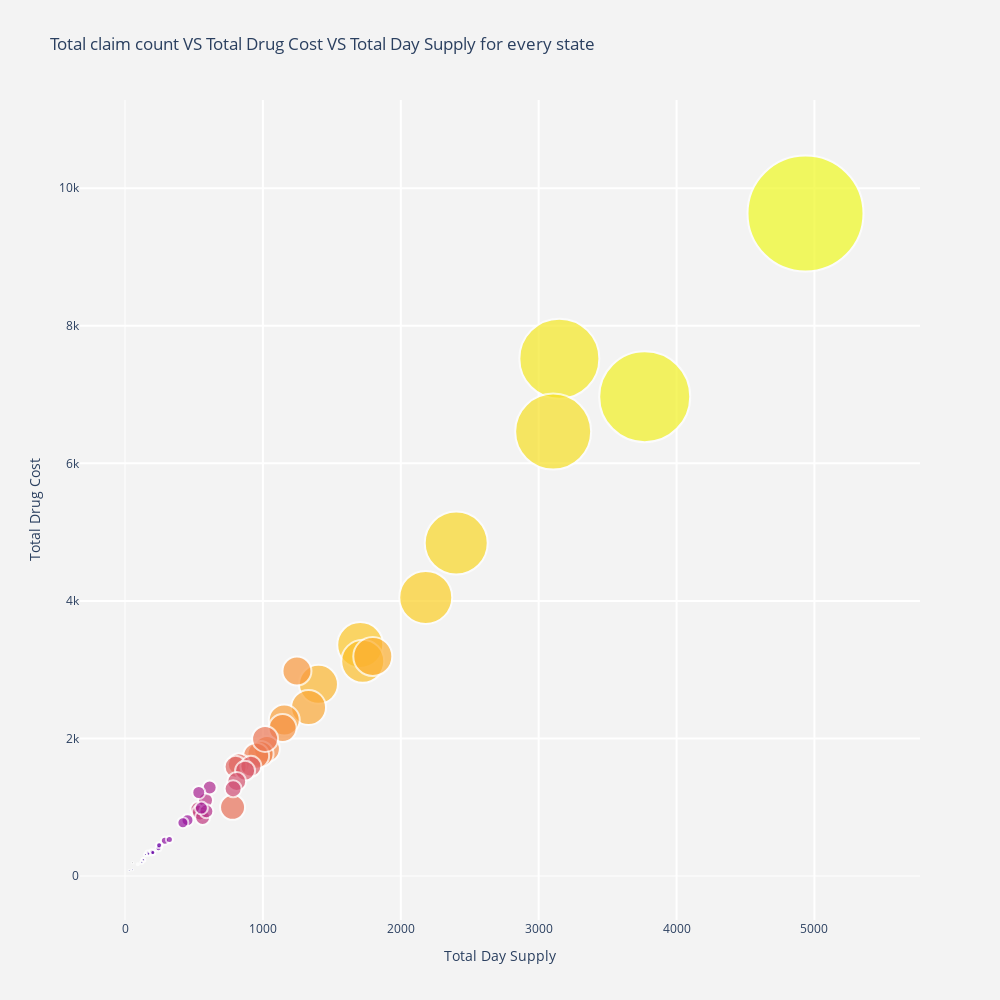

Source (notebook cell):
### Code cell
trace1 = go.Scatter(
    x=response7.total_day_supply_millions,
    y=response7.total_drug_cost_millions,
    mode='markers',
    text=response7.state,
    marker=dict(
        color=list(reversed([i*11 for i in range(200,251)])),
        size=response7.total_claim_count_millions,
        line=dict(
            width=2
        ),
    )
)
data = [trace1]

layout = go.Layout(
    autosize=False,
    width=1000,
    height=1000,
    title='Total claim count VS Total Drug Cost VS Total Day Supply for every state',
    xaxis=dict(
        title='Total Day Supply',
        gridcolor='rgb(255, 255, 255)',
        zerolinewidth=1,
        ticklen=5,
        gridwidth=2,
    ),
    yaxis=dict(
        title='Total Drug Cost',
        gridcolor='rgb(255, 255, 255)',
        zerolinewidth=1,
        ticklen=5,
        gridwidth=2,
    ),
    paper_bgcolor='rgb(243, 243, 243)',
    plot_bgcolor='rgb(243, 243, 243)',
)

fig = go.Figure(data=data, layout=layout)
iplot(fig, filename='scatter-colorscale')

### Figure 1 — Plotly figure (JSON) as saved in the notebook; plotly's stock layout.template omitted (floating-point values rounded to 4 significant figures)
{"data": [{"marker": {"color": [2750, 2739, 2728, 2717, 2706, 2695, 2684, 2673, 2662, 2651, 2640, 2629, 2618, 2607, 2596, 2585, 2574, 2563, 2552, 2541, 2530, 2519, 2508, 2497, 2486, 2475, 2464, 2453, 2442, 2431, 2420, 2409, 2398, 2387, 2376, 2365, 2354, 2343, 2332, 2321, 2310, 2299, 2288, 2277, 2266, 2255, 2244, 2233, 2222, 2211, 2200], "line": {"width": 2}, "size": [116, 91, 80, 76, 63, 53, 46, 43, 39, 39, 35, 31, 29, 28, 26, 26, 26, 26, 25, 22, 22, 21, 20, 19, 17, 16, 16, 15, 15, 14, 14, 13, 13, 12, 11, 8, 7, 6, 6, 6, 6, 5, 4, 4, 4, 3, 3, 3, 2, 1, 1, 1, 0, 0, 0, 0, 0, 0, 0, 0, 0]}, "mode": "markers", "text": ["CA", "FL", "NY", "TX", "PA", "OH", "NC", "IL", "GA", "MI", "TN", "MO", "NJ", "IN", "VA", "AL", "KY", "MA", "PR", "SC", "LA", "WI", "AZ", "WA", "MN", "MS", "AR", "IA", "OK", "OR", "MD", "CT", "CO", "KS", "WV", "NE", "NV", "ME", "RI", "NM", "UT", "ID", "HI", "SD", "NH", "DE", "MT", "ND", "VT", "WY", "AK", "DC", "MP", "AS", "GU", "ZZ", "AE", "VI", "AA", "AP", "XX"], "x": [4935, 3769, 3150, 3105, 2402, 2181, 1706, 1724, 1403, 1797, 1331, 1155, 1247, 1143, 1029, 983, 951, 1016, 780, 825, 802, 913, 871, 810, 784, 533, 544, 563, 584, 590, 614, 535, 554, 453, 420, 289, 322, 251, 195, 243, 247, 202, 164, 133, 169, 149, 133, 122, 93, 55, 30, 56, 0, 0, 3, 1, 0, 6, 0, 0, 0], "y": [9633, 6970, 7522, 6462, 4842, 4051, 3358, 3121, 2787, 3193, 2450, 2267, 2980, 2151, 1845, 1774, 1750, 1993, 998, 1625, 1587, 1595, 1531, 1374, 1269, 972, 925, 852, 1100, 941, 1286, 1214, 988, 812, 775, 513, 530, 445, 345, 403, 446, 341, 342, 233, 322, 314, 235, 199, 171, 90, 79, 193, 0, 0, 3, 2, 0, 9, 0, 0, 0], "type": "scatter"}], "layout": {"autosize": false, "height": 1000, "paper_bgcolor": "rgb(243, 243, 243)", "plot_bgcolor": "rgb(243, 243, 243)", "title": {"text": "Total claim count VS Total Drug Cost VS Total Day Supply for every state"}, "width": 1000, "xaxis": {"gridcolor": "rgb(255, 255, 255)", "gridwidth": 2, "ticklen": 5, "title": {"text": "Total Day Supply"}, "zerolinewidth": 1, "type": "linear", "range": [-326.3, 5765.0], "autorange": true}, "yaxis": {"gridcolor": "rgb(255, 255, 255)", "gridwidth": 2, "ticklen": 5, "title": {"text": "Total Drug Cost"}, "zerolinewidth": 1, "type": "linear", "range": [-639.8, 11280.0], "autorange": true}}}
